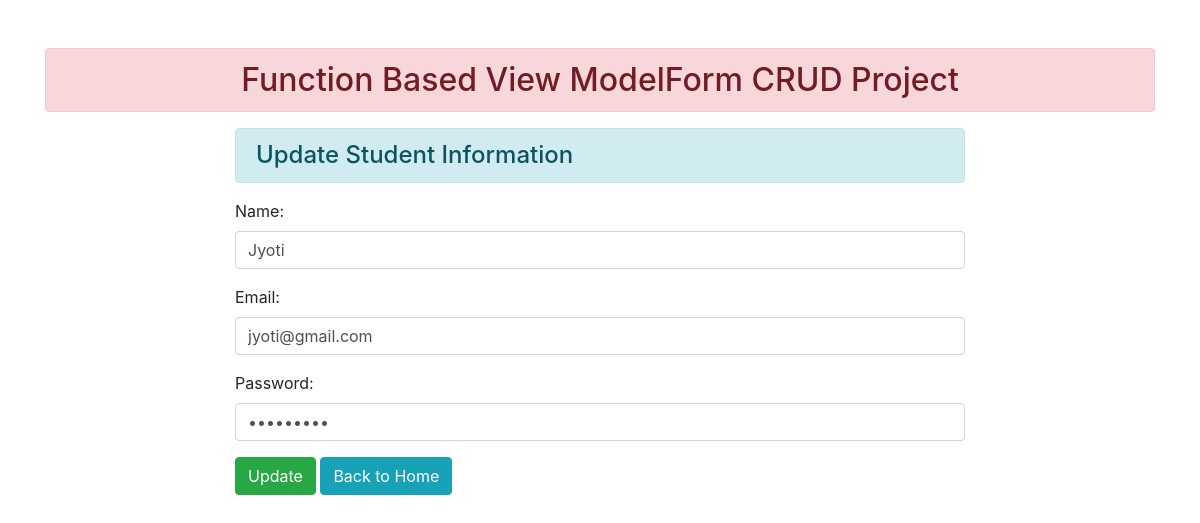
Before: /5/ with the older database file.
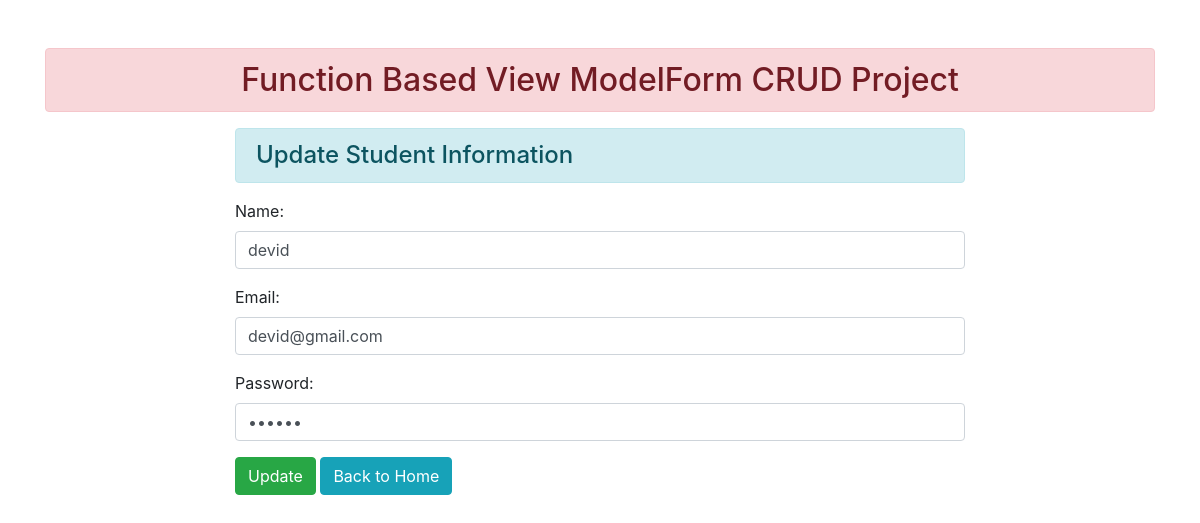
After: the same page with the newer database file.
### enroll/models.py (models this page shows)
class User(models.Model):
 name = models.CharField(max_length=70)
 email = models.EmailField(max_length=100)
 password = models.CharField(max_length=100)

### enroll/views.py (the view)
# urls.py: path('<int:id>/', views.update_data, name="updatedata"),
def update_data(request, id):
 if request.method == 'POST':
  pi = User.objects.get(pk=id)
  fm = StudentRegistration(request.POST, instance=pi)
  if fm.is_valid():
   fm.save()
 else:
  pi = User.objects.get(pk=id)
  fm = StudentRegistration(instance=pi)
 return render(request, 'enroll/updatestudent.html', {'form':fm})

### enroll/forms.py
class StudentRegistration(forms.ModelForm):
 class Meta:
  model = User
  fields = ['name', 'email', 'password']
  widgets = {
   'name': forms.TextInput(attrs={'class':'form-control'}),
   'email': forms.EmailInput(attrs={'class':'form-control'}),
   'password': forms.PasswordInput(render_value=True, attrs={'class':'form-control'}),
  }

### enroll/templates/enroll/updatestudent.html (shortened to what this page needs)
{% extends 'enroll/base.html' %}
{% block content %}
 <div class="row">
  <div class="col-sm-8 offset-2">
   <h4 class="alert alert-info">Update Student Information</h4>
   <form action="" method="post">
    {{form.as_p}}
    <input type="submit" class="btn btn-success" value="Update">
    <a href="{% url 'addandshow'%}" class="btn btn-info">Back to Home</a>
   </form>
  </div>
 </div>
{% endblock content %}

Changed rows visible on the page:
changed User: name "Jyoti" → "devid"; email "jyoti@gmail.com" → "devid@gmail.com"
